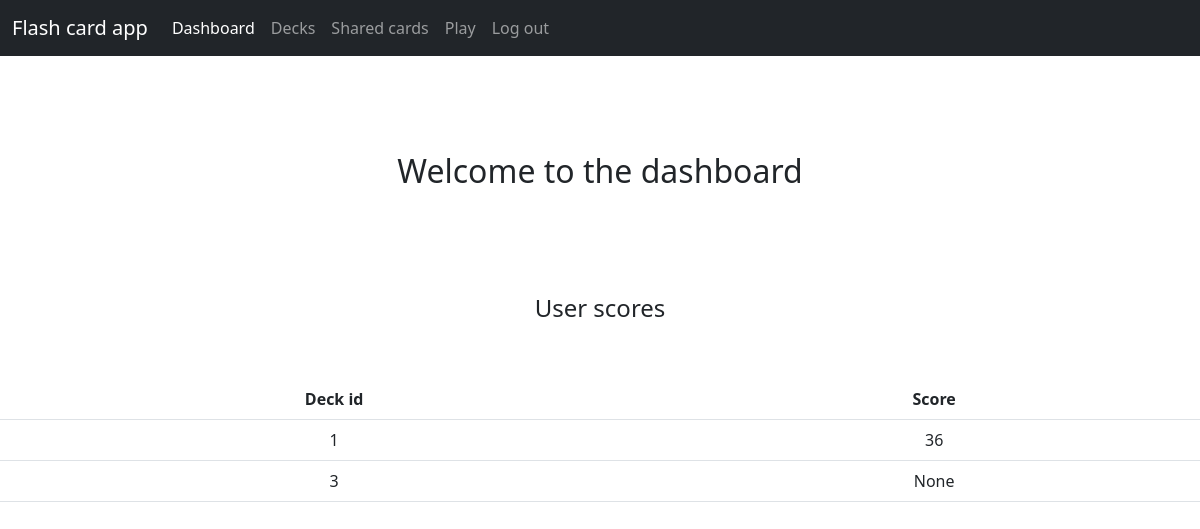
The page /dashboard (signed in) on the database its author committed.
### main.py (models this page shows)
class Deck(db.Model):
    id = db.Column(db.Integer,primary_key = True,autoincrement = True,nullable = False)
    owner_id = db.Column(db.Integer, db.ForeignKey('user.id'),index = True)
    deck_name = db.Column(db.String(64), index = True, nullable = False)
    user_score = db.Column(db.Integer,nullable = True)

### main.py (the view)
@app.route('/dashboard', methods = ['GET','POST'])
@login_required
def dashboard():
    user = current_user
    decks = Deck.query.filter_by(owner_id = user.id)
    return render_template('dashboard.html', decks = decks)

### main.py (called while the page is built)
@login_manager.user_loader
def load_user(user_id):
    return User.query.get(int(user_id))

### templates/dashboard.html (shortened to what this page needs)
{% extends "base.html" %}
{% block content %}
	<h2>Welcome to the dashboard </h2>
	<br>
	<br>
	<br>
	<br>
	<h4> User scores </h4>
	<br>
	<br>
	<table class="table table-hover">
			<tr>
				<th>Deck id</th>
				<th>Score</th>
			</tr>
			{% for deck in decks %}
			<tr>
				<td>{{deck.id}}</td>
				<td>{{ deck.user_score }}</td>
			</tr>
		{% endfor %}
	</table>
{% endblock %}

### rows shown on the page
Deck: id "1", user_score "36"
Deck: id "3", user_score "None"
